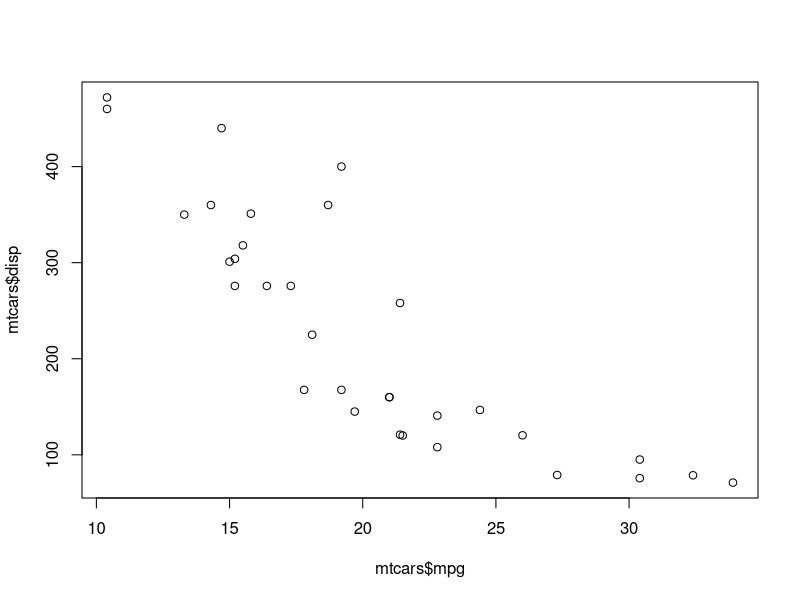
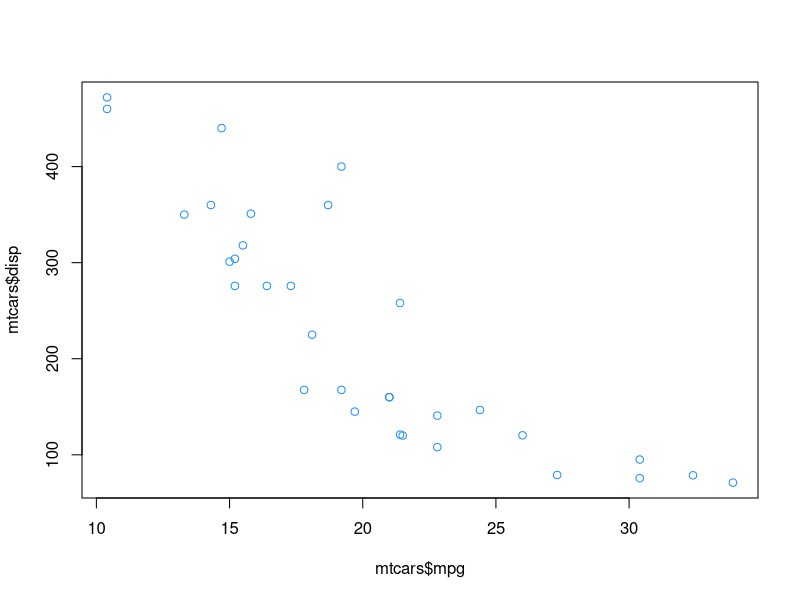
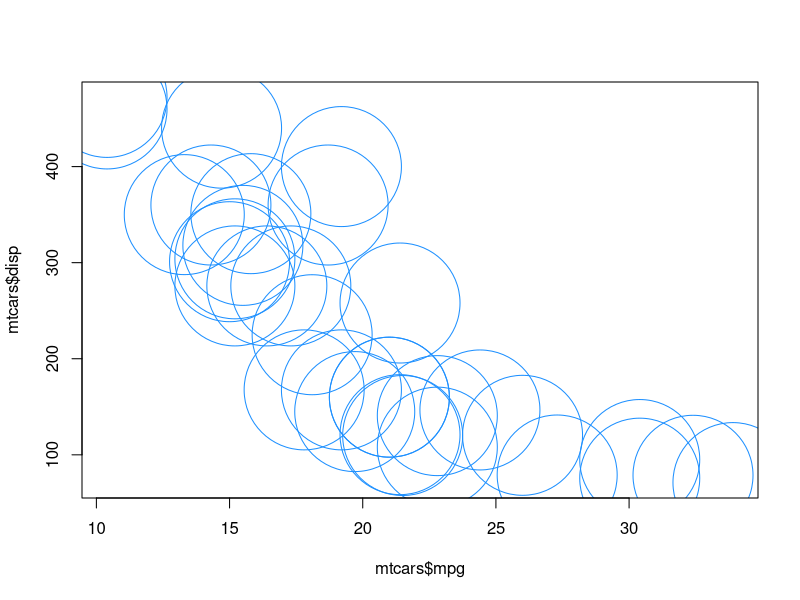

The R script that drew these images, in order:
## ---- chunk 1
plot(mtcars$mpg, mtcars$disp)
## ---- chunk 2
plot(mtcars$mpg, mtcars$disp,
     col = "dodgerblue1")
## ---- chunk 3
plot(mtcars$mpg, mtcars$disp,
     col = "dodgerblue1",
     cex = 16)
